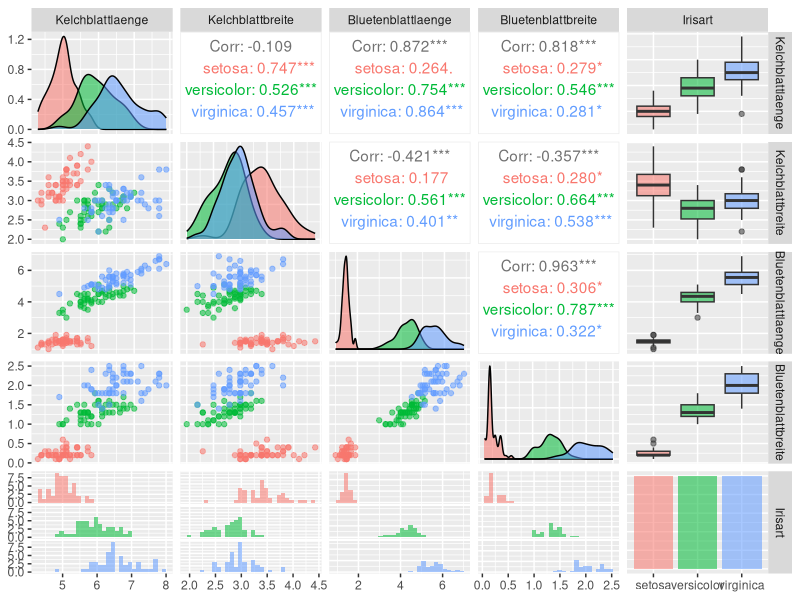

Generate this figure with R:
# https://www.golem.de/news/programmiersprachen-pakete-ides-so-steigen-entwickler-in-machine-learning-ein-1811-137463-3.html

#library(devtools)
#install_github("ggobi/ggally")

#install.packages('GGally')
#library(GGally)


library(GGally)

df <- read.csv(file="IrisData.csv", header=TRUE, sep=",")
aggregate(df[, 1:4], list(df$Irisart), mean)

ggpairs(df, aes(colour = Irisart, alpha = 0.4))
